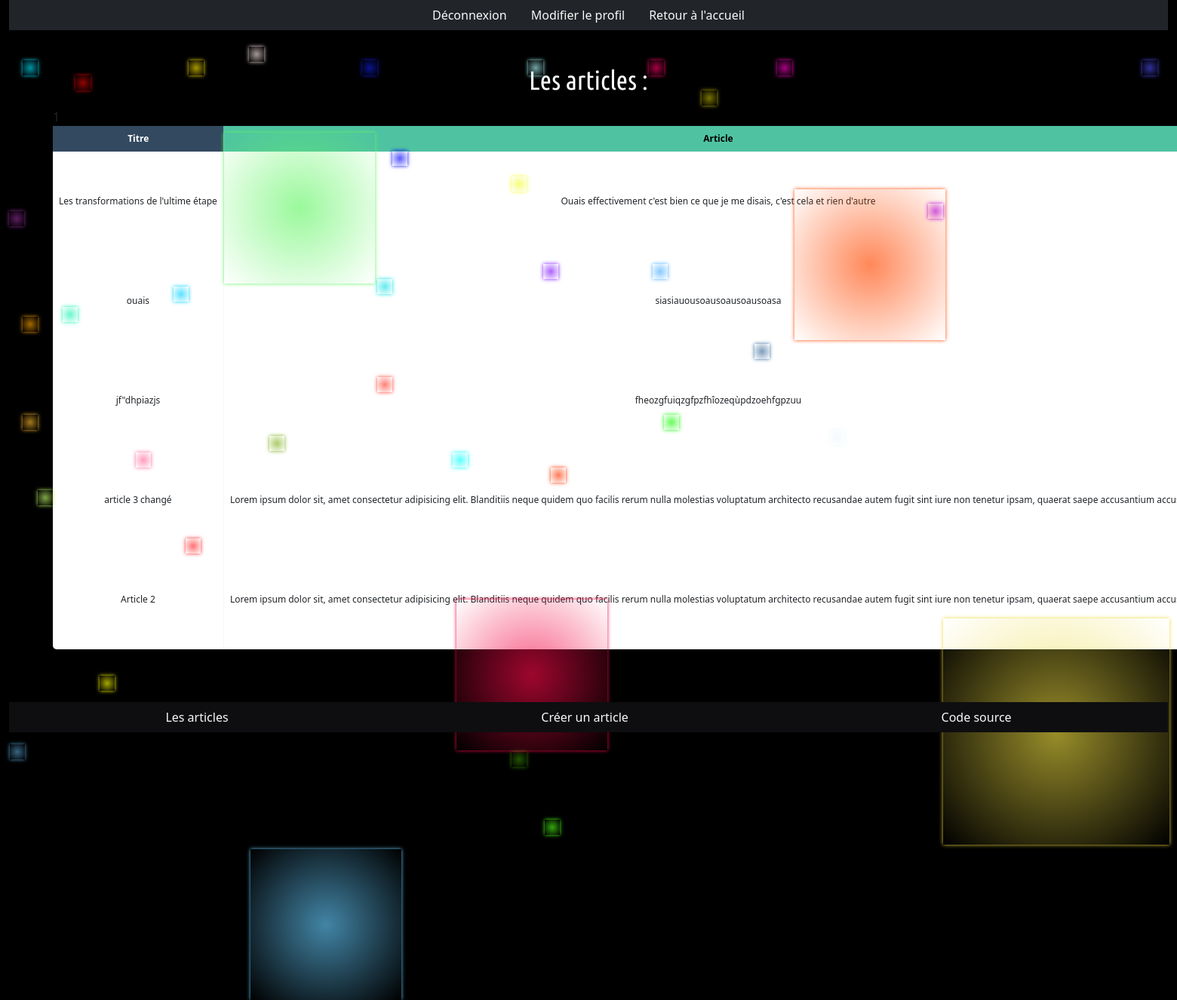
The page /PHP/articles.php (signed in) on the database its author committed.
### tables this page shows
CREATE TABLE `articles` (
  `id` int(11) NOT NULL,
  `title` varchar(255) NOT NULL,
  `article` text NOT NULL,
  `id_utilisateur` int(11) NOT NULL,
  `id_categorie` int(11) NOT NULL,
  `date` timestamp NOT NULL DEFAULT current_timestamp() ON UPDATE current_timestamp()
);

### PHP/articles.php (the view, shortened to what this page needs)
<?php
require_once('configuration.php');
$articles_par_page = 5;
$allArticlesRequest = $db->query('SELECT * FROM `articles` ORDER BY `id`');
$articles = $allArticlesRequest->rowCount();
$allPages = ceil($articles/$articles_par_page);
if(isset($_GET['page']) AND !empty($_GET['page']) AND $_GET['page'] > 0 AND $_GET['page'] <= $allPages)
{
  $_GET['page'] = intval($_GET['page']);
  $pageActuelle = $_GET['page'];
}
else
{
  $pageActuelle = 1;
}
$start = ($pageActuelle-1)*$articles_par_page;
?>
<!DOCTYPE html>
<html lang="fr">
  <head>
    <link href="https://cdn.jsdelivr.net/npm/bootstrap@5.1.3/dist/css/bootstrap.min.css" rel="stylesheet">
    <link rel="stylesheet" href="../CSS/blog.css">
  </head>
  <body>
    <div class=" container-fluid gray">
      <header>
        <?php
        include ('header-articles.php');
        ?>
      </header>
    </div>
    <main class="footer-auto-bottom">
      <div class="background">
        <i></i><i></i><i></i><i></i><i></i><i></i><i></i><i></i><i></i><i></i><i></i><i></i><i></i><i></i><i></i><i></i><i></i><i></i><i></i><i></i><i></i><i></i><i></i><i></i><i></i><i></i><i></i><i></i><i></i><i></i><i></i><i></i><i></i><i></i><i></i><i></i><i></i><i></i><i></i><i></i>
      </div>
      <div class="titre-index-zone">
        <p1 class="titre-index">Les articles :</p1><br />
      </div>
      <body>
        <article>
          <div class="table-wrapper">
            <table class="fl-table">
              <thead>
                <tr>
                  <th>Titre</th>
                  <th>Article</th>
                </tr>
              </thead>
              <tbody>
                <?php
                $articles = $db->query('SELECT * FROM `articles` ORDER BY `id` DESC LIMIT '.$start.','.$articles_par_page);
                while ($data = $articles->fetch())
                {
                  ?>
                  <tr>
                    <td><?php echo $data['title']; ?></td>
                    <td><?php echo $data['article']; ?></td>
                  </tr>
              </tbody>
              <?php
              }
              ?>
            </table>
          </div>
        </article>
    </main>
    <footer>
      <div class="container-fluid gray">
        <?php
        include("footer2.php");
        ?>
      </div>
    </footer>
  </body>
</html>

### rows shown on the page
articles: title "Les transformations de l'ultime étape", article "Ouais effectivement c'est bien ce que je me disais, c'est cela et rien d'autre"
articles: title "ouais", article "siasiauousoausoausoausoasa"
articles: title "jf\"dhpiazjs", article "fheozgfuiqzgfpzfhîozeqùpdzoehfgpzuu"
articles: title "article 3 changé", article "Lorem ipsum dolor sit, amet consectetur adipisicing elit. Blanditiis neque quidem quo facilis rerum nulla molestias voluptatum architecto recusandae autem fugit sint iure non tenetur ipsam, quaerat saepe accusantium…"
articles: title "Article 2", article "Lorem ipsum dolor sit, amet consectetur adipisicing elit. Blanditiis neque quidem quo facilis rerum nulla molestias voluptatum architecto recusandae autem fugit sint iure non tenetur ipsam, quaerat saepe accusantium…"
